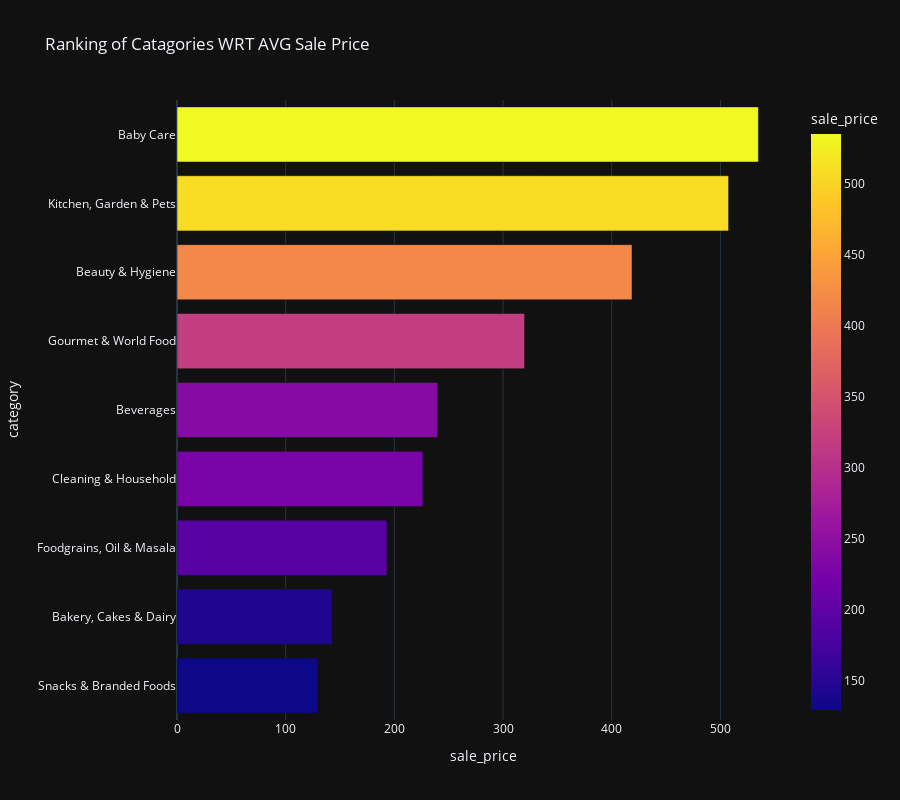

Notebook source saved alongside this figure:
### Markdown cell above
### Ranking of Catagories WRT AVG Sale Price

### Code cell
#same as the above but this time we are calculating it for sale price
avg_sale_price_df = AVG_DF.sort_values('sale_price', ascending=True)

fig3 = px.bar(avg_sale_price_df, x='sale_price', y='category', template='plotly_dark', 
             color='sale_price',title='Ranking of Catagories WRT AVG Sale Price', height=800)

fig3.show()

### Figure 1 — Plotly figure (JSON) as saved in the notebook; plotly's stock layout.template omitted (floating-point values rounded to 4 significant figures)
{"data": [{"alignmentgroup": "True", "hovertemplate": "sale_price=%{marker.color}<br>category=%{y}<extra></extra>", "legendgroup": "", "marker": {"color": [129.6, 142.8, 193.2, 226.2, 239.8, 319.9, 418.7, 507.5, 535.0], "coloraxis": "coloraxis", "pattern": {"shape": ""}}, "name": "", "offsetgroup": "", "orientation": "h", "showlegend": false, "textposition": "auto", "type": "bar", "x": [129.6, 142.8, 193.2, 226.2, 239.8, 319.9, 418.7, 507.5, 535.0], "xaxis": "x", "y": ["Snacks & Branded Foods", "Bakery, Cakes & Dairy", "Foodgrains, Oil & Masala", "Cleaning & Household", "Beverages", "Gourmet & World Food", "Beauty & Hygiene", "Kitchen, Garden & Pets", "Baby Care"], "yaxis": "y"}], "layout": {"barmode": "relative", "coloraxis": {"colorbar": {"title": {"text": "sale_price"}}, "colorscale": [[0, "#0d0887"], [0.1111, "#46039f"], [0.2222, "#7201a8"], [0.3333, "#9c179e"], [0.4444, "#bd3786"], [0.5556, "#d8576b"], [0.6667, "#ed7953"], [0.7778, "#fb9f3a"], [0.8889, "#fdca26"], [1, "#f0f921"]]}, "height": 800, "legend": {"tracegroupgap": 0}, "title": {"text": "Ranking of Catagories WRT AVG Sale Price"}, "xaxis": {"anchor": "y", "domain": [0, 1], "title": {"text": "sale_price"}}, "yaxis": {"anchor": "x", "domain": [0, 1], "title": {"text": "category"}}}}
